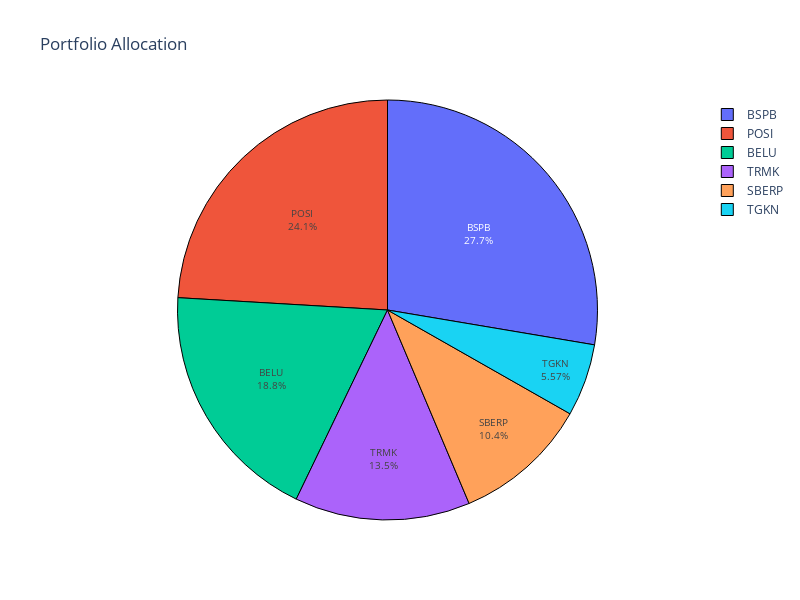

Write notebook code for a chart like this one.
### Code cell
plt.style.use('classic')

# Create a new Efficient Frontier object for plotting
ef_plot = EfficientFrontier(mu, s)

# Plotting the efficient frontier
fig, ax = plt.subplots()
plotting.plot_efficient_frontier(ef_plot, ax=ax, show_assets=True)

# Now create a new Efficient Frontier object for finding the tangency portfolio
ef_tangency = EfficientFrontier(mu, s)
ef_tangency.max_sharpe()
ret_tangent, std_tangent, _ = ef_tangency.portfolio_performance()
ax.scatter(std_tangent, ret_tangent, marker="*", s=100, c="r", label="Max Sharpe")

# Format the matplotlib plot
ax.set_title("Efficient Frontier with Maximum Sharpe Ratio Portfolio")
ax.legend()
plt.tight_layout()
plt.show()

# Filter out portfolio weights that are 0 or very close to 0
non_zero_weights = {ticker: weight for ticker, weight in cleaned_weights.items() if weight > 0}

# Extract the labels and sizes for the pie chart
labels = list(non_zero_weights.keys())
sizes = list(non_zero_weights.values())
sizes = [abs(x) for x in sizes]  # take the absolute value for plotting

# Create the figure for the pie chart
fig = go.Figure(data=[go.Pie(labels=labels, values=sizes)])

# Adjust the layout of the pie chart
fig.update_layout(
    title_text='Portfolio Allocation',
    autosize=False,
    width=800,
    height=600,
)

# Improve label positioning
fig.update_traces(
    textinfo='percent+label',
    textfont_size=10,
    marker=dict(line=dict(color='#000000', width=1)),
    pull=[0.05 if size > 10 else 0 for size in sizes],  # Pull out slices with size > 10%
    textposition='inside'
)

# Plotting the portfolio allocation pie chart using Plotly
labels = list(cleaned_weights.keys())
sizes = list(cleaned_weights.values())
sizes = [abs(x) for x in sizes]

# Show the Plotly figure
fig.show()

### Figure 1 — Plotly figure (JSON) as saved in the notebook; plotly's stock layout.template omitted (floating-point values rounded to 4 significant figures)
{"data": [{"labels": ["BSPB", "BELU", "POSI", "SBERP", "TGKN", "TRMK"], "marker": {"line": {"color": "#000000", "width": 1}}, "pull": [0, 0, 0, 0, 0, 0], "textfont": {"size": 10}, "textinfo": "percent+label", "textposition": "inside", "type": "pie", "values": [0.2766, 0.1878, 0.2406, 0.1042, 0.05572, 0.1351]}], "layout": {"autosize": false, "height": 600, "title": {"text": "Portfolio Allocation"}, "width": 800}}
